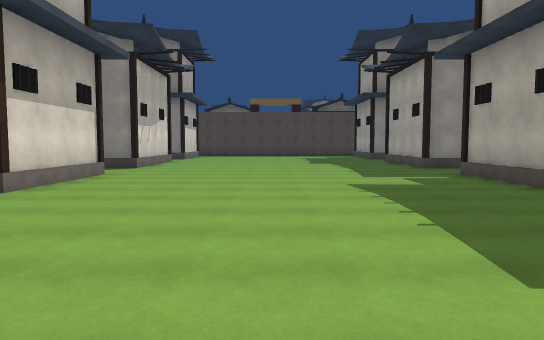
View 1 (above)

16 first-person views from a walk through a scene from a Unity 3-D project. The camera is 1.5 m above the floor, tilts 4° down and sees 70° across. The floor is counted in squares, 2 m on a side. Each view is taken from the middle of a square. On the plan, view 1 faces up. The plan holds only what a view shows up to about 12 squares ahead; the rest is blank. The place goes on beyond the plan.

View 2
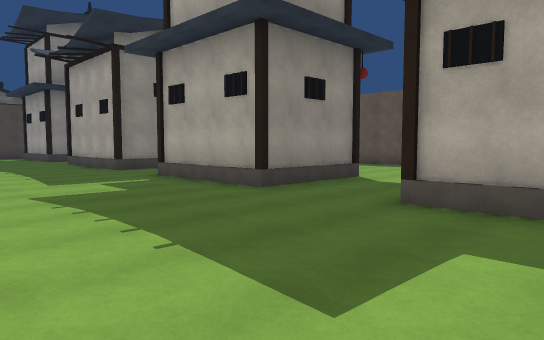

View 3
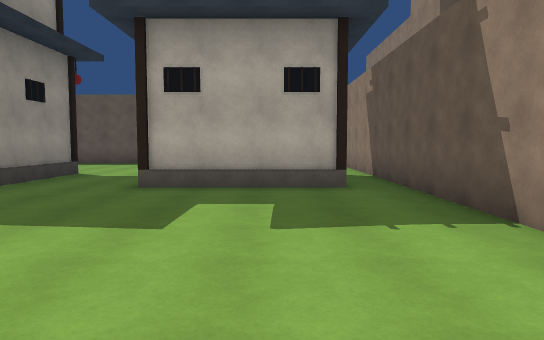

View 4
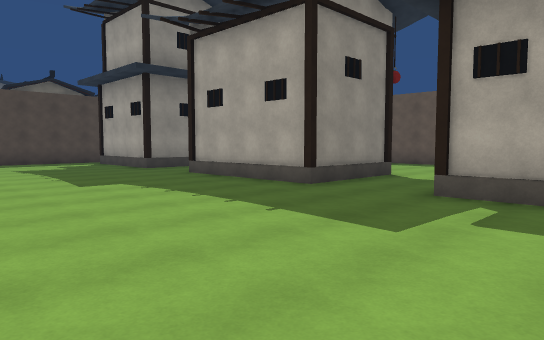

View 5
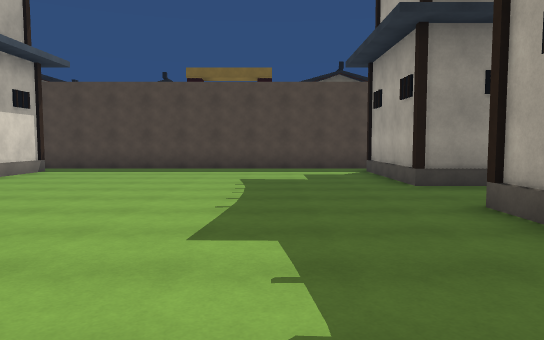

View 6
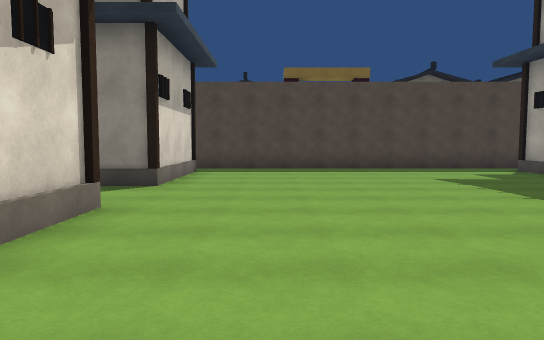

View 7
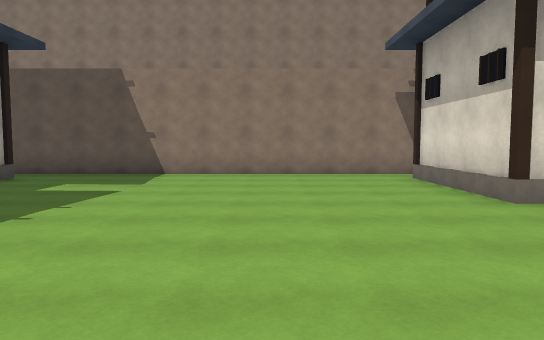

View 8
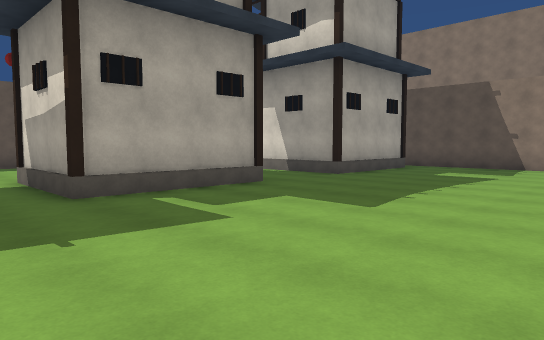

View 9
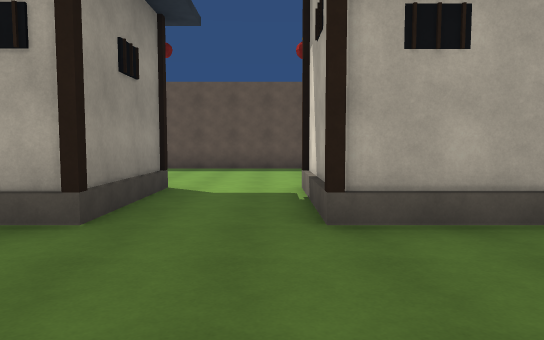

View 10
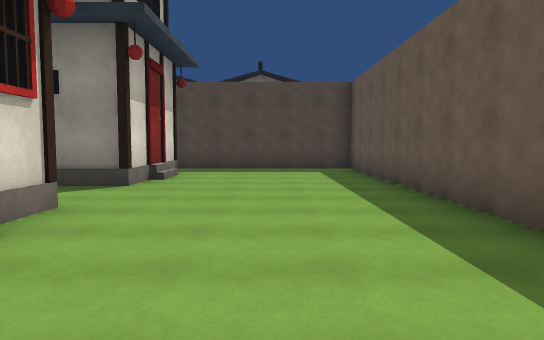

View 11
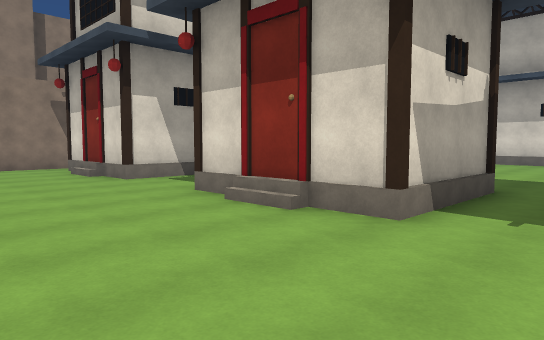

View 12
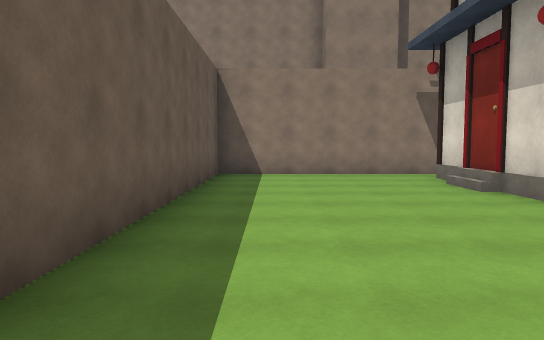

View 13
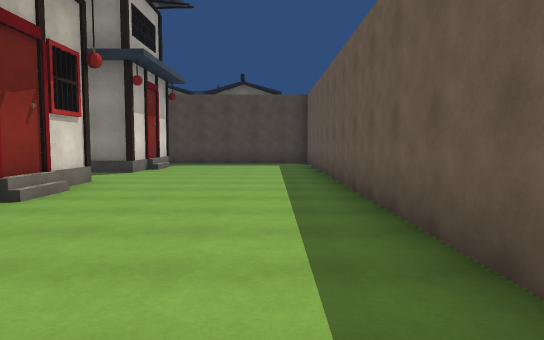

View 14
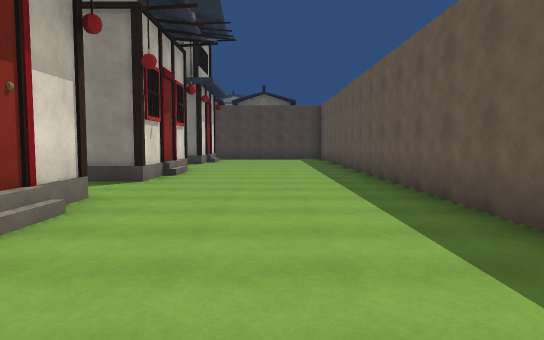

View 15
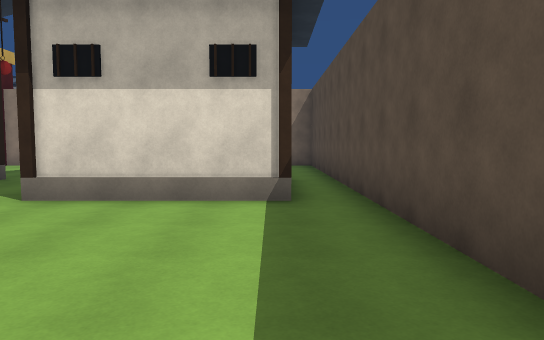

View 16
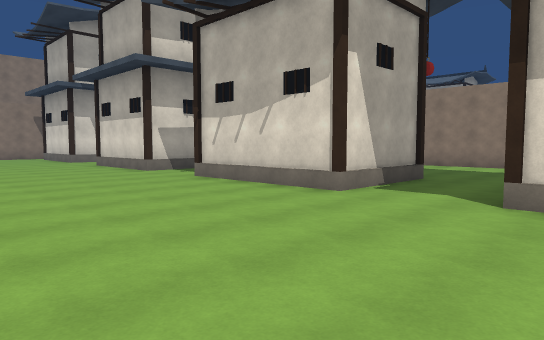

### Floor plan
Points are (right, up) in squares from view 1. A wall is a line through its corners. A room is listed if a view was taken in it or the views show most of it. See-through windows are left out.
Room 1 (views 1, 2, 3, 4, 5, 6, 7, 8, 9, 15, 16)
walls: (-4.1, 9.2) (-4.1, 5.8); (7.5, 11.6) (4.6, 11.6) (4.6, 15.4) (7.5, 15.4); (-4.1, 15.4) (-4.1, 11.6); (7.5, 5.8) (4.6, 5.8) (4.6, 9.2) (7.5, 9.2); (-4.1, 3.2) (-4.1, -0.2); (7.5, 17.8) (4.6, 17.8) (4.6, 21.3); (4.6, -0.2) (4.6, 3.2) (7.5, 3.2); (-3.5, -1.3) (7.6, -1.3); (-4.1, 21.4) (-4.1, 17.8); (5.2, 22.3) (-5.4, 22.3)
ways out: opening at (7, -1) to room 2; opening at (7.5, 4.5) to room 2; opening at (7.5, 10.5) to room 2; opening at (7.5, 16.5) to room 2; opening at (-4, -1); opening at (-4, 4.5); opening at (-4, 10.5); opening at (-4, 16.5); gap at (-4, 21); gap at (5, 21)
Room 2 (views 10, 11, 12, 13, 14)
walls: (7.5, 9.2) (7.5, 5.8); (7.5, 15.4) (7.5, 11.6); (7.5, 3.2) (7.5, -0.2); (7.5, 21.2) (7.5, 17.8); (7.6, -1.3) (12.3, -1.3) (12.3, 22.3) (7.2, 22.3)
ways out: opening at (7, -1) to room 1; opening at (7.5, 4.5) to room 1; opening at (7.5, 10.5) to room 1; opening at (7.5, 16.5) to room 1; gap at (7, 21)

Positions as (right, up) in squares from view 1, and headings:
1: (0, 0), facing up
2: (0, 1), facing up-right
3: (-2, 1), facing right
4: (-1, 7), facing up-right
5: (2, 11), facing up
6: (-2, 11), facing up
7: (-1, 8), facing down
8: (-1, 11), facing down-right
9: (1, 16), facing right
10: (10, 11), facing up
11: (11, 11), facing down-left
12: (11, 8), facing down
13: (11, 8), facing up
14: (10, 4), facing up
15: (1, 21), facing left
16: (1, 19), facing down-left
